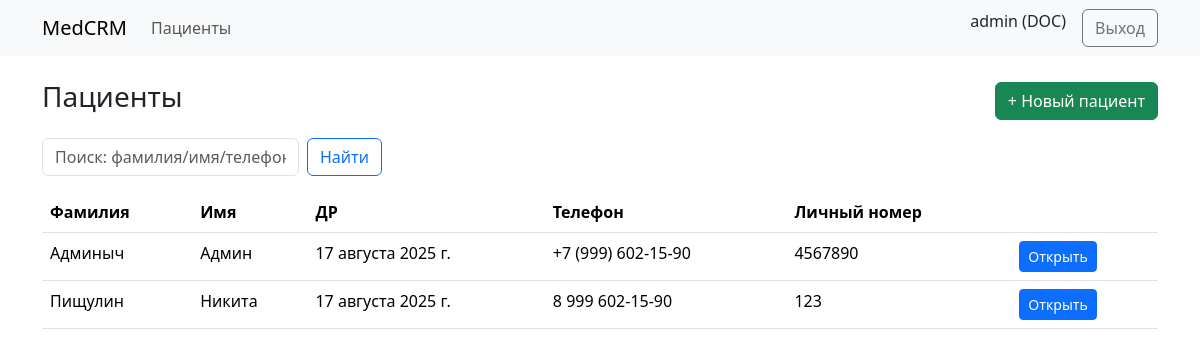
The page /patients/ (signed in) on the database its author committed.
### accounts/models.py (models this page shows, shortened)
class User(AbstractUser):
    class Role(models.TextChoices):
        ADMIN = "ADMIN", "Администратор"
        REGISTRAR = "REG", "Регистратор"
        DOCTOR = "DOC", "Врач"
        NURSE = "NUR", "Медсестра"
        PHARMACIST = "PHARM", "Провизор"
        LAB = "LAB", "Лаборант"
    role = models.CharField(max_length=10, choices=Role.choices, default=Role.REGISTRAR)

### patients/models.py (models this page shows, shortened)
class Patient(models.Model):
    GENDER_CHOICES = [("M","Муж"),("F","Жен"),("O","Др.")]
    first_name = models.CharField('Имя', max_length=120)
    last_name  = models.CharField('Фамилия', max_length=120)
    middle_name = models.CharField("Отчество", max_length=120, blank=True)
    birth_date = models.DateField('Дата рождения')
    gender = models.CharField( "Пол", max_length=1, choices=GENDER_CHOICES)
    phone = models.CharField('Телефон', max_length=20, blank=True)
    email = models.EmailField('Email', blank=True)
    document_id = models.CharField('Личный номер', max_length=64, blank= True)  #личный номер
    insurance_number = models.CharField("Полис", max_length=64, blank=True)
    address = models.CharField("Адрес", max_length=255, blank=True)
    emergency_contact = models.CharField("Контакт для связи", max_length=255, blank=True)
    created_at = models.DateTimeField("Создан", auto_now_add=True)
    class Meta:
        ordering = ["last_name","first_name","birth_date"]

### web/views.py (the view, shortened to what this page needs)
# urls.py: path("patients/", PatientList.as_view(), name="patients"),
class PatientList(RoleRequiredMixin, ListView):
    model = Patient
    template_name = "patients/list.html"
    paginate_by = 20
    allowed_roles = {"ADMIN", "REG", "DOC", "NUR"}
    def get_queryset(self):
        qs = super().get_queryset()
        user = self.request.user
        if user.role == "DOC":
            qs = qs.filter(encounters__doctor=user).distinct()
        q = (self.request.GET.get("q") or "").strip()
        return qs

### web/mixins.py (called while the page is built)
    def test_func(self):
        u = self.request.user
        return u.is_authenticated and (not self.allowed_roles or u.role in self.allowed_roles)

### templates/patients/list.html (shortened to what this page needs)
{% extends "base.html" %}
{% block content %}
<div class="d-flex justify-content-between align-items-center mb-3">
    <h3>Пациенты</h3>
    {% if user.role in "ADMIN REG DOC" %}
    <a class="btn btn-success" href="{% url 'web:patient_create' %}">+ Новый пациент</a>
    {% endif %}
</div>
<form class="row g-2 mb-3">
    <div class="col-auto">
        <input name="q" class="form-control" placeholder="Поиск: фамилия/имя/телефон" value="{{ request.GET.q }}">
    </div>
    <div class="col-auto">
        <button class="btn btn-outline-primary">Найти</button>
    </div>
</form>
<table class="table table-hover">
    <thead>
        <tr>
            <th>Фамилия</th>
            <th>Имя</th>
            <th>ДР</th>
            <th>Телефон</th>
            <th>Личный номер</th>
            <th></th>
        </tr>
    </thead>
    <tbody>
        {% for p in object_list %}
        <tr>
            <td>{{ p.last_name }}</td>
            <td>{{ p.first_name }}</td>
            <td>{{ p.birth_date }}</td>
            <td>{{ p.phone }}</td>
            <td>{{p.document_id}}</td>
            <td><a class="btn btn-sm btn-primary" href="{% url 'web:patient_detail' p.id %}">Открыть</a></td>
        </tr>
        {% empty %}
        <tr>
            <td colspan="5" class="text-muted">Ничего не найдено</td>
        </tr>
        {% endfor %}
    </tbody>
</table>
{% endblock %}

### templates/base.html (shortened to what this page needs)
{% load static %}
<!doctype html>
<html lang="ru">
<head>
    <link href="https://cdn.jsdelivr.net/npm/bootstrap@5.3.3/dist/css/bootstrap.min.css" rel="stylesheet">
</head>
<link rel="stylesheet" href="https://cdn.jsdelivr.net/npm/flatpickr/dist/flatpickr.min.css">
<body>
    <nav class="navbar navbar-expand-lg bg-body-tertiary">
        <div class="container">
            <a class="navbar-brand" href="/">MedCRM</a>
            <div class="collapse navbar-collapse">
                <ul class="navbar-nav me-auto">
                    <li class="nav-item"><a class="nav-link" href="{% url 'web:patients' %}">Пациенты</a></li>
                </ul>
                <div class="d-flex">
                    {% if user.is_authenticated %}
                    <span class="me-3">{{ user.get_full_name|default:user.username }} ({{ user.role }})</span>
                    <form method="post" action="{% url 'web:logout' %}" style="display:inline;">
                        <button type="submit" class="btn btn-outline-secondary">Выход</button>
                    </form>
                    {% else %}
                    <a class="btn btn-primary" href="{% url 'web:login' %}">Вход</a>
                    {% endif %}
                </div>
            </div>
        </div>
    </nav>
    <div class="container mt-4">
        {% block content %}{% endblock %}
    </div>
    <link rel="stylesheet" href="https://cdn.jsdelivr.net/npm/flatpickr/dist/flatpickr.min.css">
</body>
</html>

### rows shown on the page
User: get_full_name "admin", role "DOC"
Patient: last_name "Админыч", first_name "Админ", birth_date "17 августа 2025 г.", phone "+7 (999) 602-15-90", document_id "4567890"
Patient: last_name "Пищулин", first_name "Никита", birth_date "17 августа 2025 г.", phone "8 999 602-15-90", document_id "123"
